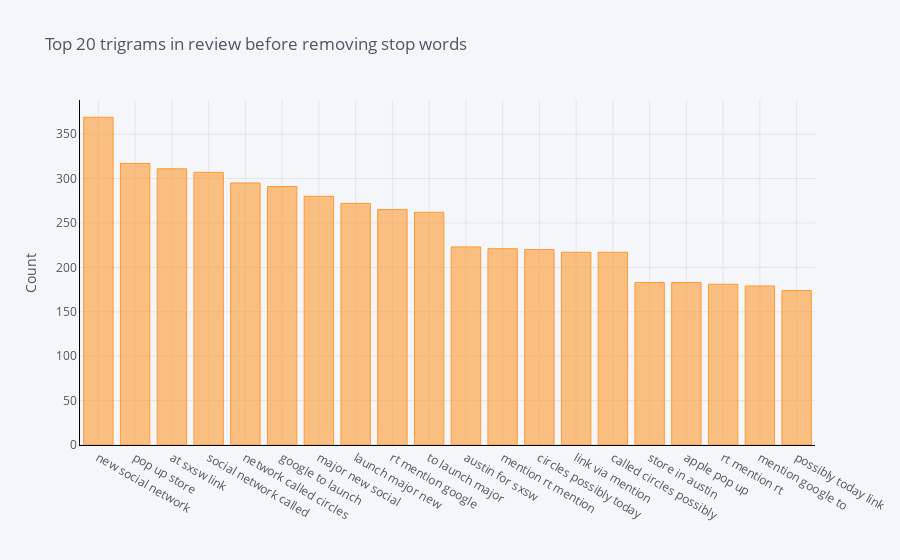

Notebook cell for this chart:
### Code cell
def get_top_n_trigram(corpus, n=None):
    vec = CountVectorizer(ngram_range=(3, 3)).fit(corpus)
    bag_of_words = vec.transform(corpus)
    sum_words = bag_of_words.sum(axis=0) 
    words_freq = [(word, sum_words[0, idx]) for word, idx in vec.vocabulary_.items()]
    words_freq =sorted(words_freq, key = lambda x: x[1], reverse=True)
    return words_freq[:n]
common_words = get_top_n_trigram(df['tweet_text'], 20)
for word, freq in common_words:
    print(word, freq)
df5 = pd.DataFrame(common_words, columns = ['tweet_text' , 'count'])
df5.groupby('tweet_text').sum()['count'].sort_values(ascending=False).iplot(
    kind='bar', yTitle='Count', linecolor='black', title='Top 20 trigrams in review before removing stop words')

### Figure 1 — Plotly figure (JSON) as saved in the notebook; plotly's stock layout.template omitted (floating-point values rounded to 4 significant figures)
{"data": [{"marker": {"color": "rgba(255, 153, 51, 0.6)", "line": {"color": "rgba(255, 153, 51, 1.0)", "width": 1}}, "name": "count", "orientation": "v", "text": "", "type": "bar", "x": ["new social network", "pop up store", "at sxsw link", "social network called", "network called circles", "google to launch", "major new social", "launch major new", "rt mention google", "to launch major", "austin for sxsw", "mention rt mention", "circles possibly today", "link via mention", "called circles possibly", "store in austin", "apple pop up", "rt mention rt", "mention google to", "possibly today link"], "y": [369, 317, 311, 307, 295, 291, 280, 272, 265, 262, 223, 221, 220, 217, 217, 183, 183, 181, 179, 174]}], "layout": {"legend": {"bgcolor": "#F5F6F9", "font": {"color": "#4D5663"}}, "paper_bgcolor": "#F5F6F9", "plot_bgcolor": "#F5F6F9", "title": {"font": {"color": "#4D5663"}, "text": "Top 20 trigrams in review before removing stop words"}, "xaxis": {"gridcolor": "#E1E5ED", "linecolor": "black", "showgrid": true, "tickfont": {"color": "#4D5663"}, "title": {"font": {"color": "#4D5663"}, "text": ""}, "zerolinecolor": "#E1E5ED"}, "yaxis": {"gridcolor": "#E1E5ED", "linecolor": "black", "showgrid": true, "tickfont": {"color": "#4D5663"}, "title": {"font": {"color": "#4D5663"}, "text": "Count"}, "zerolinecolor": "#E1E5ED"}}}
